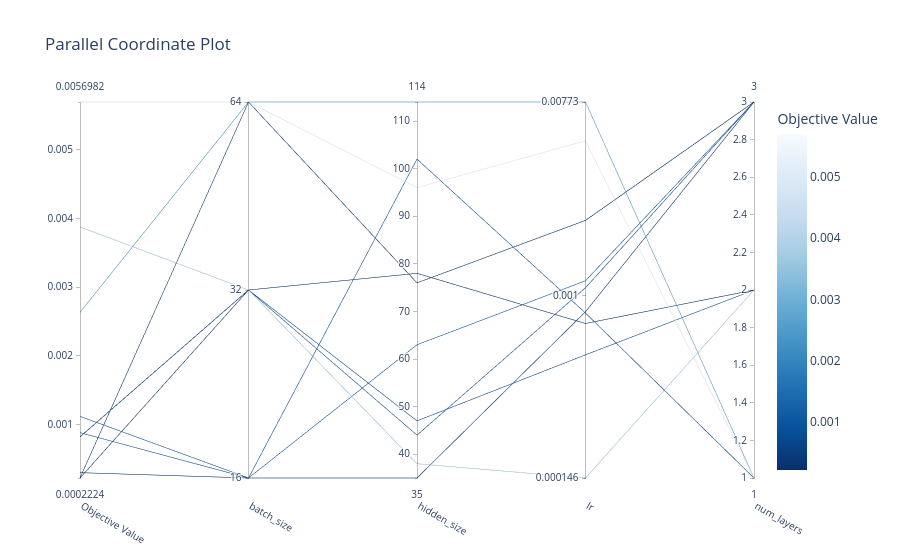

Notebook code for this chart:
### Code cell
import optuna.visualization as vis

vis.plot_parallel_coordinate(study)

### Figure 1 — Plotly figure (JSON) as saved in the notebook; plotly's stock layout.template omitted (floating-point values rounded to 4 significant figures)
{"data": [{"dimensions": [{"label": "Objective Value", "range": [0.0002224, 0.005698], "values": [0.0008826, 0.00112, 0.0003001, 0.003879, 0.0002224, 0.0008217, 0.0008219, 0.005698, 0.002634, 0.0002245]}, {"label": "batch_size", "range": [0, 2], "ticktext": ["16", "32", "64"], "tickvals": [0, 1, 2], "values": [0, 0, 0, 1, 1, 1, 1, 2, 2, 2]}, {"label": "hidden_size", "range": [35, 114], "values": [102, 63, 35, 38, 78, 44, 47, 96, 114, 76]}, {"label": "lr", "range": [-3.836, -2.112], "ticktext": ["0.000146", "0.001", "0.00773"], "tickvals": [-3.836, -3, -2.112], "values": [-3.08, -2.932, -3.074, -3.836, -3.128, -2.964, -3.271, -2.289, -2.112, -2.655]}, {"label": "num_layers", "range": [1, 3], "values": [1, 3, 3, 2, 2, 3, 2, 1, 1, 3]}], "labelangle": 30, "labelside": "bottom", "line": {"color": [0.0008826, 0.00112, 0.0003001, 0.003879, 0.0002224, 0.0008217, 0.0008219, 0.005698, 0.002634, 0.0002245], "colorbar": {"title": {"text": "Objective Value"}}, "colorscale": [[0, "rgb(247,251,255)"], [0.125, "rgb(222,235,247)"], [0.25, "rgb(198,219,239)"], [0.375, "rgb(158,202,225)"], [0.5, "rgb(107,174,214)"], [0.625, "rgb(66,146,198)"], [0.75, "rgb(33,113,181)"], [0.875, "rgb(8,81,156)"], [1, "rgb(8,48,107)"]], "reversescale": true, "showscale": true}, "type": "parcoords"}], "layout": {"title": {"text": "Parallel Coordinate Plot"}}}
